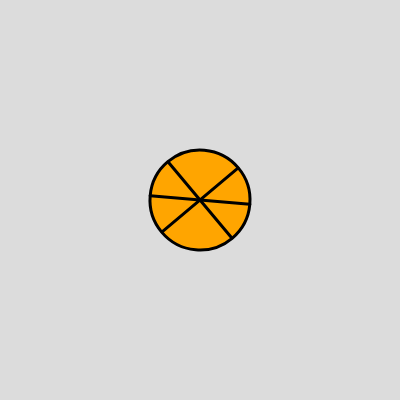
Frame 1 (no input)
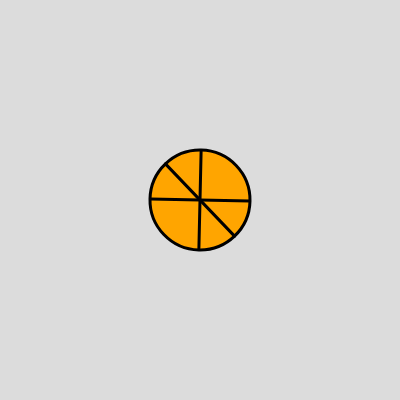
Frame 60 (no input)
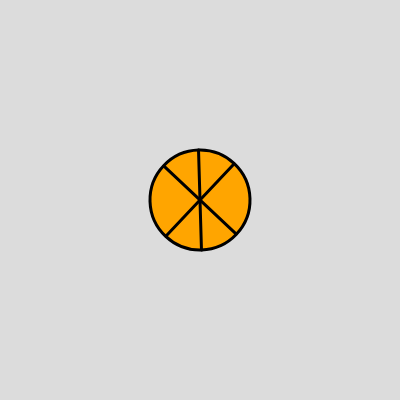
Frame 120 (the mouse pressed at the canvas centre since frame 60)

The p5.js sketch that drew these frames (run headless with seeded random() and noise() and a simulated clock; from frame 60 on, the mouse is pressed at the canvas centre):

// p5.js sketch
// ── sketch.js
let angle=5
function setup() {
  createCanvas(400, 400);
  angleMode(DEGREES);
}

function draw() {
background(220);
//palla da basket
drawRotateBasketBall(200,200,100,angle);
//drawBasketBall(200, 200, 100);
//drawRotateBasketBall(angle);
angle+=0.7;
}

function drawRotateBasketBall(xCenter,yCenter,dBall, angle){
  push();
  translate(xCenter,yCenter);
  rotate(angle);
  drawBasketBall(0,0,dBall);
  pop();
}

function drawBasketBall(xCenter, yCenter, dBall){
  fill(255,165,0);
  stroke(0);
  strokeWeight(3);
  circle(xCenter,yCenter,dBall);
  line(-50+xCenter,yCenter,50+xCenter,yCenter);
  line(-35+xCenter,-35+yCenter,35+xCenter,35+yCenter);
  line(35+xCenter,-35+yCenter,-35+xCenter,35+yCenter);
}
